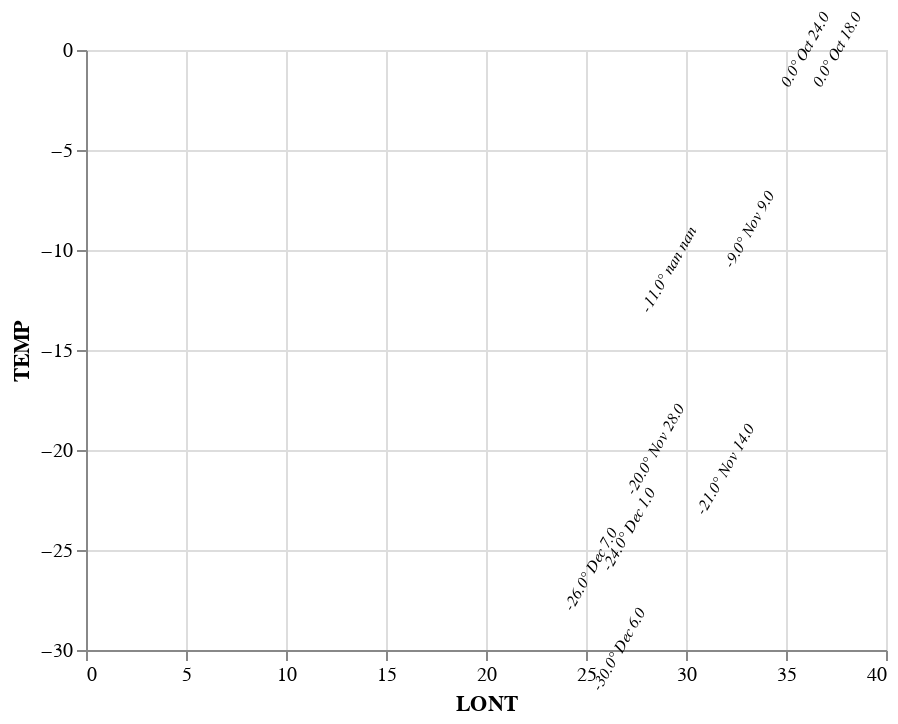

Source (notebook cell):
### Code cell
tempText_chart = alt.Chart(temp).mark_text(
    font='Calibri',
    fontSize=8,
    fontStyle='italic',
    angle=300,
    color='black'
).encode(
    x='LONT',
    y='TEMP',
    text='label'
)
tempText_chart

### Figure 1 — Vega-Lite specification as saved in the notebook (floating-point values rounded to 4 significant figures)
{"config": {"view": {"continuousWidth": 400, "continuousHeight": 300}}, "data": {"name": "data-d57602e56abc96303705364738e321a0"}, "mark": {"type": "text", "angle": 300, "color": "black", "font": "Calibri", "fontSize": 8, "fontStyle": "italic"}, "encoding": {"text": {"type": "nominal", "field": "label"}, "x": {"type": "quantitative", "field": "LONT"}, "y": {"type": "quantitative", "field": "TEMP"}}, "$schema": "https://vega.github.io/schema/vega-lite/v4.0.2.json", "datasets": {"data-d57602e56abc96303705364738e321a0": [{"LONT": 37.6, "TEMP": 0.0, "DAYS": 6.0, "DATE": "Oct-18.0", "label": "0.0° Oct 18.0"}, {"LONT": 36.0, "TEMP": 0.0, "DAYS": 6.0, "DATE": "Oct-24.0", "label": "0.0° Oct 24.0"}, {"LONT": 33.2, "TEMP": -9.0, "DAYS": 16.0, "DATE": "Nov-9.0", "label": "-9.0° Nov 9.0"}, {"LONT": 32.0, "TEMP": -21.0, "DAYS": 5.0, "DATE": "Nov-14.0", "label": "-21.0° Nov 14.0"}, {"LONT": 29.2, "TEMP": -11.0, "DAYS": 10.0, "DATE": "nan-nan", "label": "-11.0° nan nan"}, {"LONT": 28.5, "TEMP": -20.0, "DAYS": 4.0, "DATE": "Nov-28.0", "label": "-20.0° Nov 28.0"}, {"LONT": 27.2, "TEMP": -24.0, "DAYS": 3.0, "DATE": "Dec-1.0", "label": "-24.0° Dec 1.0"}, {"LONT": 26.7, "TEMP": -30.0, "DAYS": 5.0, "DATE": "Dec-6.0", "label": "-30.0° Dec 6.0"}, {"LONT": 25.3, "TEMP": -26.0, "DAYS": 1.0, "DATE": "Dec-7.0", "label": "-26.0° Dec 7.0"}]}}
